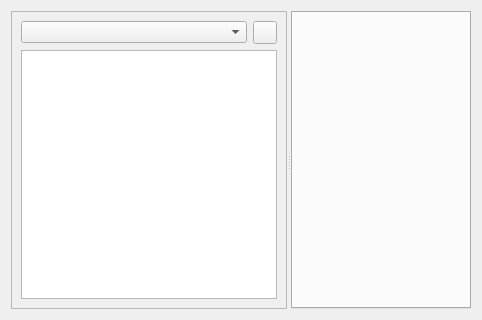
<?xml version="1.0" encoding="UTF-8"?>
<ui version="4.0">
 <class>Contacts</class>
 <widget class="QWidget" name="Contacts">
  <property name="geometry">
   <rect>
    <x>0</x>
    <y>0</y>
    <width>482</width>
    <height>320</height>
   </rect>
  </property>
  <property name="windowTitle">
   <string>Form</string>
  </property>
  <layout class="QVBoxLayout" name="verticalLayout">
   <item>
    <widget class="QSplitter" name="splitter">
     <property name="orientation">
      <enum>Qt::Horizontal</enum>
     </property>
     <widget class="QFrame" name="frame">
      <property name="sizePolicy">
       <sizepolicy hsizetype="Preferred" vsizetype="Fixed">
        <horstretch>0</horstretch>
        <verstretch>0</verstretch>
       </sizepolicy>
      </property>
      <property name="frameShape">
       <enum>QFrame::StyledPanel</enum>
      </property>
      <property name="frameShadow">
       <enum>QFrame::Raised</enum>
      </property>
      <layout class="QVBoxLayout" name="verticalLayout_2">
       <item>
        <layout class="QHBoxLayout" name="horizontalLayout">
         <item>
          <widget class="QComboBox" name="groupBox"/>
         </item>
         <item>
          <widget class="QToolButton" name="refreshButton">
           <property name="text">
            <string/>
           </property>
           <property name="icon">
            <iconset>
             <normaloff>../../../../../../../../usr/share/icons/oxygen/16x16/actions/view-refresh.png</normaloff>../../../../../../../../usr/share/icons/oxygen/16x16/actions/view-refresh.png</iconset>
           </property>
          </widget>
         </item>
        </layout>
       </item>
       <item>
        <widget class="QListWidget" name="contactList">
         <property name="iconSize">
          <size>
           <width>120</width>
           <height>120</height>
          </size>
         </property>
         <property name="spacing">
          <number>1</number>
         </property>
         <property name="wordWrap">
          <bool>true</bool>
         </property>
         <property name="selectionRectVisible">
          <bool>false</bool>
         </property>
        </widget>
       </item>
      </layout>
     </widget>
     <widget class="QTabWidget" name="tabWidget">
      <property name="sizePolicy">
       <sizepolicy hsizetype="Expanding" vsizetype="Expanding">
        <horstretch>1</horstretch>
        <verstretch>0</verstretch>
       </sizepolicy>
      </property>
     </widget>
    </widget>
   </item>
  </layout>
 </widget>
 <resources/>
 <connections/>
</ui>
